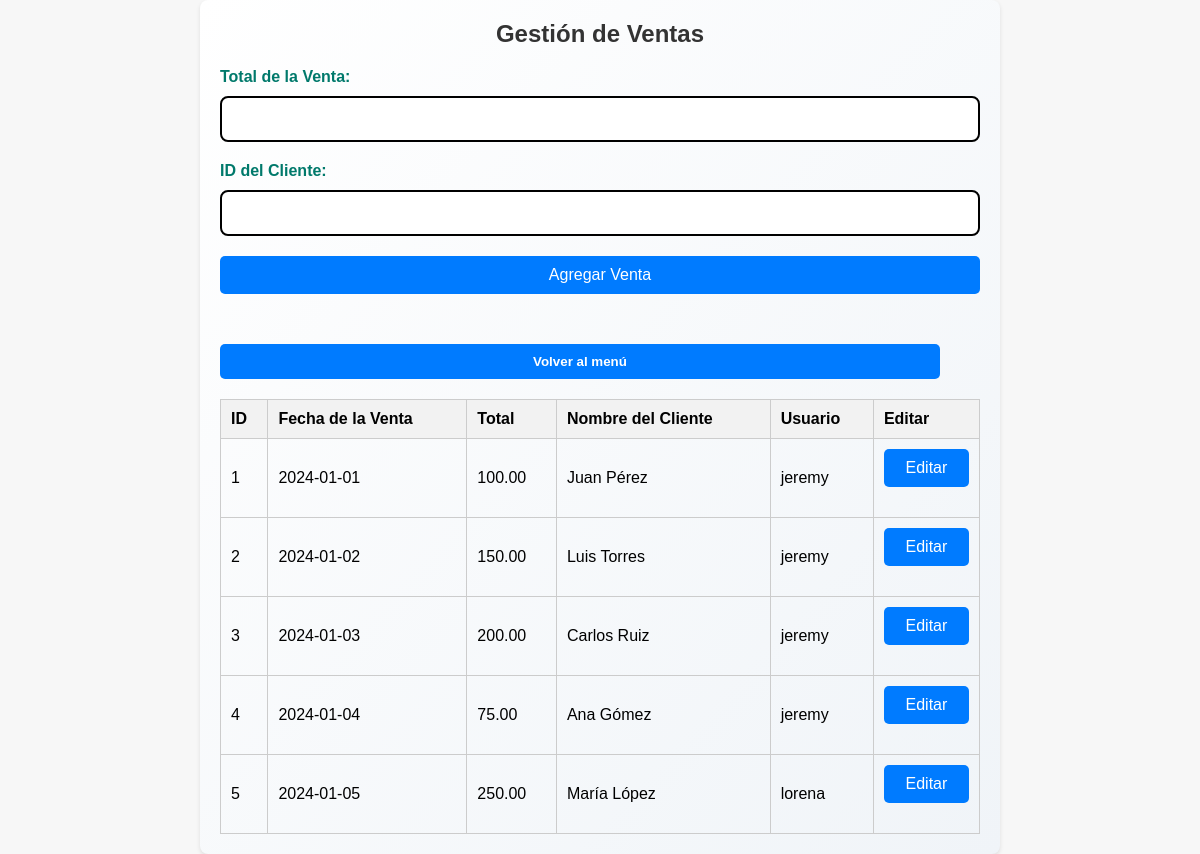
The app's page /ventas.php (signed in) with its own data.
### tables this page shows
CREATE TABLE `ventas` (
  `id` int(11) NOT NULL,
  `fecha_venta` date DEFAULT NULL,
  `total` decimal(10,2) DEFAULT NULL,
  `cliente_id` int(11) DEFAULT NULL,
  `usuario_id` int(11) DEFAULT NULL
);

CREATE TABLE `clientes` (
  `id` int(11) NOT NULL,
  `nombre_cliente` varchar(100) DEFAULT NULL,
  `telefono` varchar(15) DEFAULT NULL,
  `email` varchar(100) DEFAULT NULL
);

CREATE TABLE `usuario` (
  `id` int(11) NOT NULL,
  `nombre_usuario` varchar(100) DEFAULT NULL,
  `contraseña` varchar(100) DEFAULT NULL,
  `perfil` varchar(50) DEFAULT NULL,
  `created_at` date DEFAULT NULL
);

### permisos.php (called while the page is built)
<?php
function verificarPermisos($perfil, $tabla, $accion) {
    $permisos = [
        'root' => ['ver' => '*', 'editar' => '*'],
        'gerente' => [
            'ver' => '*',
            'editar' => ['clientes', 'productos', 'ventas', 'proveedores', 'almacen', 'detalles_venta', 'categorias']
        ],
        'secretaria' => [
            'ver' => ['clientes', 'productos', 'ventas', 'proveedores', 'almacen', 'detalles_venta', 'categorias'],
            'editar' => ['clientes', 'productos', 'ventas', 'detalles_venta', 'categorias']
        ],
        'empleado' => [
            'ver' => ['clientes', 'productos', 'ventas', 'detalles_venta', 'categorias'],
            'editar' => ['ventas', 'clientes','detalles_venta']
        ]
    ];
     if ($permisos[$perfil][$accion] === '*') {
        return true;
    }
    return in_array($tabla, $permisos[$perfil][$accion]);
}

### ventas.php (the view, shortened to what this page needs)
<?php
include 'permisos.php';
$perfil = $_SESSION['perfil'];
$host = "localhost";
$user = "root";
$pass = "";
$dbname = "tienda-f";
$conn = new mysqli($host, $user, $pass, $dbname);
$sql = "SELECT ventas.id, ventas.fecha_venta, ventas.total, clientes.nombre_cliente, usuario.nombre_usuario
        FROM ventas
        INNER JOIN clientes ON ventas.cliente_id = clientes.id
        INNER JOIN usuario AS usuario ON ventas.usuario_id = usuario.id";
$result = $conn->query($sql);
?>
<!DOCTYPE html>
<html lang="es">
<head>
    <link rel="stylesheet" href="styles.css">
</head>
<body>
    <div class="container">
        <h1>Gestión de Ventas</h1>
        <form method="POST" action="">
            <label for="total">Total de la Venta:</label>
            <input type="number" step="0.01" id="total" name="total" required>
            <label for="cliente_id">ID del Cliente:</label>
            <input type="number" id="cliente_id" name="cliente_id" required>
            <input type="submit" name="agregar" value="Agregar Venta" class="btn">
        </form>
        <div class="button-group">
            <form method="POST" action="<?php
                if ($_SESSION['perfil'] === 'root') {
                    echo 'root.php';
                } elseif ($_SESSION['perfil'] === 'secretaria') {
                    echo 'lorena.php';
                } elseif ($_SESSION['perfil'] === 'gerente') {
                    echo 'cristian.php';
                } elseif ($_SESSION['perfil'] === 'empleado') {
                    echo 'jeremy.php';
                }
            ?>">
                <button type="submit" class="btn">Volver al menú</button>
            </form>
        </div>
        <table>
            <tr>
                <th>ID</th>
                <th>Fecha de la Venta</th>
                <th>Total</th>
                <th>Nombre del Cliente</th>
                <th>Usuario</th>
                <?php if (verificarPermisos($perfil, 'ventas', 'editar')): ?>
                    <th>Editar</th>
                <?php endif; ?>
            </tr>
            <?php if ($result->num_rows > 0) {
                while ($row = $result->fetch_assoc()) { ?>
                    <tr>
                        <td><?php echo $row['id']; ?></td>
                        <td><?php echo $row['fecha_venta']; ?></td>
                        <td>
                            <?php if (isset($_POST['editar']) && $_POST['venta_id'] == $row['id']): ?>
                                <form method="POST" action="">
                                    <input type="hidden" name="venta_id" value="<?php echo $row['id']; ?>">
                                    <input type="number" step="0.01" name="total" value="<?php echo $row['total']; ?>" required>
                                    <input type="number" name="cliente_id" value="<?php echo $row['cliente_id']; ?>" required>
                                    <input type="submit" value="Guardar" class="btn">
                                </form>
                            <?php else: ?>
                                <?php echo $row['total']; ?>
                            <?php endif; ?>
                        </td>
                        <td><?php echo $row['nombre_cliente']; ?></td>
                        <td><?php echo $row['nombre_usuario']; ?></td>
                        <?php if (verificarPermisos($perfil, 'ventas', 'editar')): ?>
                            <td>
                                <form method="POST" action="">
                                    <input type="submit" name="editar" value="Editar" class="btn">
                                </form>
                            </td>
                        <?php endif; ?>
                    </tr>
                <?php }
            } else {
                echo "<tr><td colspan='6'>No hay ventas registradas.</td></tr>";
            } ?>
        </table>
    </div>
</body>
</html>

### styles.css (style rules this page uses)
* { margin: 0; padding: 0; box-sizing: border-box; }
body { font-family: 'Arial', sans-serif; background-color: #f5f5f5; display: flex; justify-content: center; align-items: center; min-height: 100vh; padding: 20px; }
.container { width: 90%; max-width: 500px; background: linear-gradient(to bottom right, #ffffff, #f0f4f8); padding: 30px; border-radius: 15px; box-shadow: 0 10px 30px rgba(0, 0, 0, 0.15); transition: box-shadow 0.3s ease; }
h2, h1 { text-align: center; color: #000000; margin-bottom: 20px; font-size: 24px; }
label { display: block; margin-bottom: 10px; font-weight: bold; color: #00796b; }
input { width: 100%; padding: 12px; margin-bottom: 20px; border: 2px solid #000000; border-radius: 8px; font-size: 16px; transition: border-color 0.3s ease, box-shadow 0.3s ease; }
button { background-color: #2600ff; color: #ffffff; padding: 12px; border: none; border-radius: 5px; cursor: pointer; font-weight: bold; width: calc(100% - 40px); margin-top: 10px; transition: background-color 0.3s; position: relative; }
.button-group { display: flex; justify-content: space-between; margin-top: 20px; gap: 10px; }
.button-group a, .button-group button { flex: 1; }
.button-group { display: block; margin-top: 20px; }

### ventas.php (style rules this page uses)
body { font-family: Arial, sans-serif; margin: 0; padding: 0; background-color: #f7f7f7; }
.container { max-width: 800px; margin: 0 auto; padding: 20px; background-color: white; border-radius: 8px; box-shadow: 0 2px 4px rgba(0, 0, 0, 0.1); }
h1 { text-align: center; color: #333; }
table { width: 100%; border-collapse: collapse; margin-top: 20px; }
th, td { border: 1px solid #ccc; padding: 10px; text-align: left; }
th { background-color: #f2f2f2; }
.btn { padding: 10px; color: white; background-color: #007bff; border: none; border-radius: 5px; cursor: pointer; }

### records on screen
ventas: id "1", fecha_venta "2024-01-01", total "100.00", cliente.nombre_cliente "Juan Pérez", usuario.nombre_usuario "jeremy"
ventas: id "2", fecha_venta "2024-01-02", total "150.00", cliente.nombre_cliente "Luis Torres", usuario.nombre_usuario "jeremy"
ventas: id "3", fecha_venta "2024-01-03", total "200.00", cliente.nombre_cliente "Carlos Ruiz", usuario.nombre_usuario "jeremy"
ventas: id "4", fecha_venta "2024-01-04", total "75.00", cliente.nombre_cliente "Ana Gómez", usuario.nombre_usuario "jeremy"
ventas: id "5", fecha_venta "2024-01-05", total "250.00", cliente.nombre_cliente "María López", usuario.nombre_usuario "lorena"
